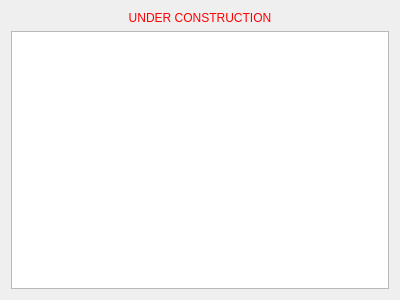
<?xml version="1.0" encoding="UTF-8"?>
<ui version="4.0">
 <class>SysLog</class>
 <widget class="QWidget" name="SysLog">
  <property name="geometry">
   <rect>
    <x>0</x>
    <y>0</y>
    <width>400</width>
    <height>300</height>
   </rect>
  </property>
  <property name="windowTitle">
   <string>Form</string>
  </property>
  <layout class="QVBoxLayout" name="verticalLayout">
   <item>
    <widget class="QLabel" name="label">
     <property name="styleSheet">
      <string notr="true">color: #FF0000</string>
     </property>
     <property name="text">
      <string>UNDER CONSTRUCTION</string>
     </property>
     <property name="alignment">
      <set>Qt::AlignCenter</set>
     </property>
    </widget>
   </item>
   <item>
    <widget class="QTableView" name="table"/>
   </item>
  </layout>
 </widget>
 <resources/>
 <connections/>
</ui>
